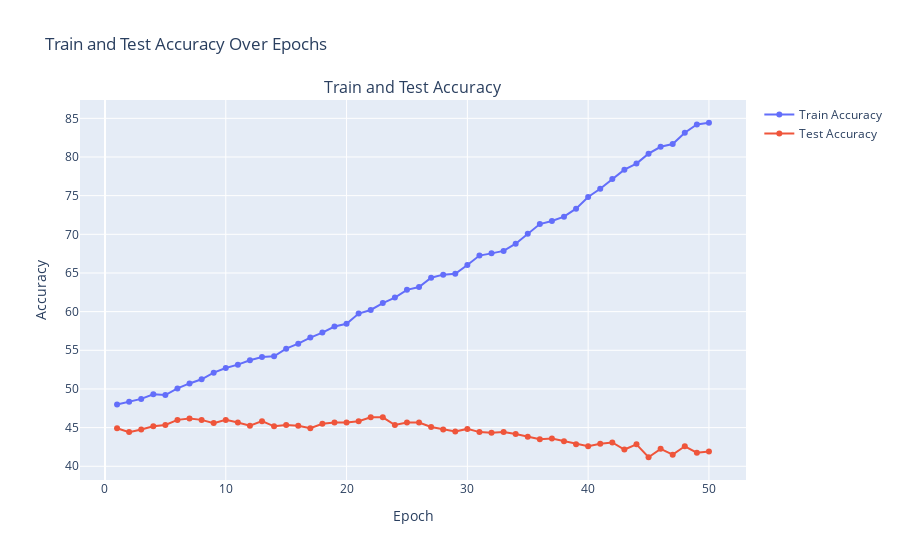
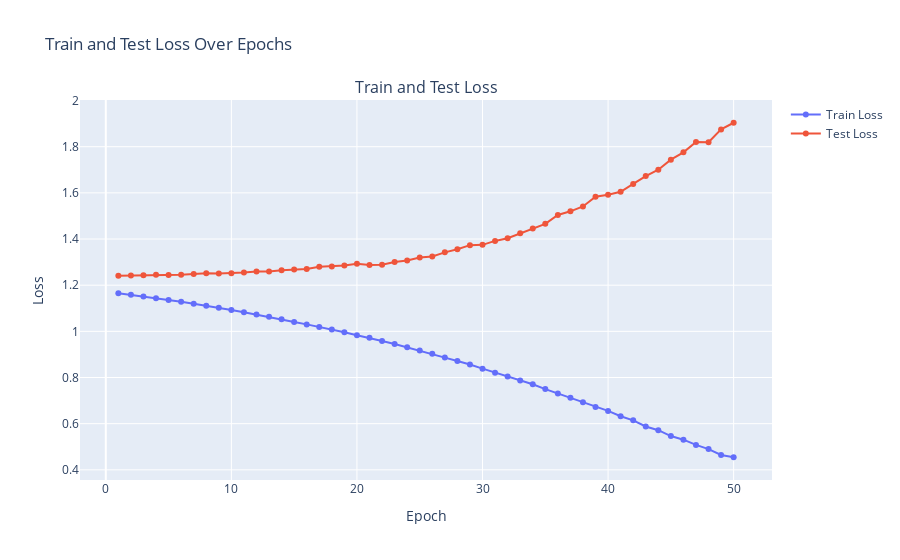
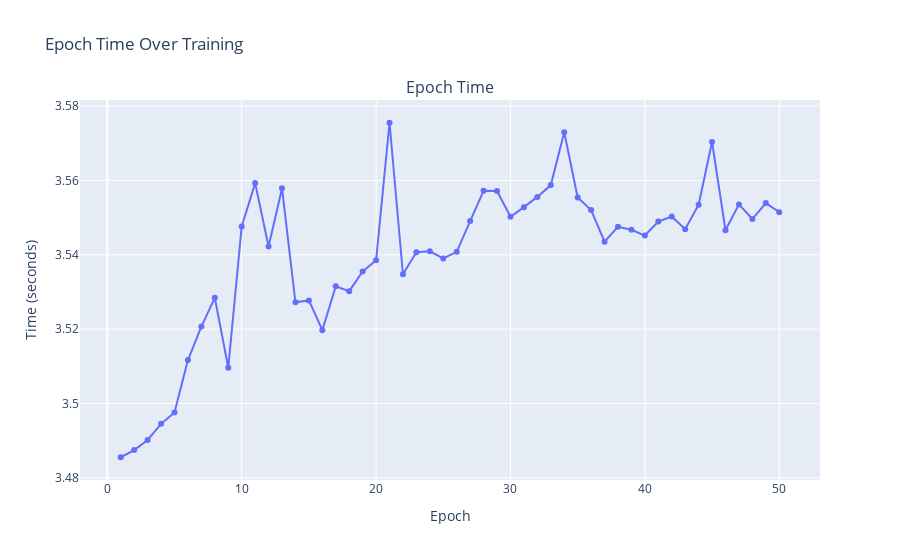

Here is the notebook cell these charts were saved with, in order:
### Code cell
# Training and testing the model
train_losses = []
train_accuracies = []
test_losses = []
test_accuracies = []
epoch_times = []
num_epochs = 50
total_time = 0

for epoch in range(num_epochs):
    start_time = time.time() 
    
    train_loss, train_acc = train(LeNetModel, train_loader_LN, loss, optimizerLN, device)
    test_loss, test_acc = test(LeNetModel, test_loader_LN, loss, device)
    
    end_time = time.time() 
    epoch_time = end_time - start_time  
    total_time += epoch_time  
    epoch_times.append(epoch_time)  
    
    train_losses.append(train_loss)
    train_accuracies.append(train_acc)
    test_losses.append(test_loss)
    test_accuracies.append(test_acc)

    if (epoch + 1) % 10 == 0:
        print(f"Epoch {epoch+1}/{num_epochs}")
        print(f"Train Loss: {train_loss:.4f}, Train Accuracy: {train_acc:.2f}%, Time: {epoch_time:.2f} seconds")
        print(f"Test Loss: {test_loss:.4f}, Test Accuracy: {test_acc:.2f}%")

print(f"Total training and testing time: {total_time:.2f} seconds")

plot_training_metrics(train_accuracies, test_accuracies, train_losses, test_losses, epoch_times, num_epochs)

### Figure 1 — Plotly figure (JSON) as saved in the notebook; plotly's stock layout.template omitted (floating-point values rounded to 4 significant figures)
{"data": [{"mode": "lines+markers", "name": "Train Accuracy", "type": "scatter", "x": [1, 2, 3, 4, 5, 6, 7, 8, 9, 10, 11, 12, 13, 14, 15, 16, 17, 18, 19, 20, 21, 22, 23, 24, 25, 26, 27, 28, 29, 30, 31, 32, 33, 34, 35, 36, 37, 38, 39, 40, 41, 42, 43, 44, 45, 46, 47, 48, 49, 50], "y": [48, 48.36, 48.71, 49.32, 49.21, 50.07, 50.71, 51.25, 52.11, 52.71, 53.14, 53.71, 54.14, 54.21, 55.21, 55.86, 56.64, 57.29, 58.07, 58.43, 59.75, 60.21, 61.11, 61.82, 62.82, 63.18, 64.39, 64.79, 64.89, 66.04, 67.25, 67.54, 67.86, 68.79, 70.07, 71.32, 71.71, 72.29, 73.32, 74.82, 75.89, 77.14, 78.36, 79.14, 80.43, 81.32, 81.68, 83.14, 84.21, 84.43]}, {"mode": "lines+markers", "name": "Test Accuracy", "type": "scatter", "x": [1, 2, 3, 4, 5, 6, 7, 8, 9, 10, 11, 12, 13, 14, 15, 16, 17, 18, 19, 20, 21, 22, 23, 24, 25, 26, 27, 28, 29, 30, 31, 32, 33, 34, 35, 36, 37, 38, 39, 40, 41, 42, 43, 44, 45, 46, 47, 48, 49, 50], "y": [44.92, 44.42, 44.75, 45.17, 45.33, 46, 46.17, 46, 45.58, 46, 45.67, 45.25, 45.83, 45.17, 45.33, 45.25, 44.92, 45.5, 45.67, 45.67, 45.83, 46.33, 46.33, 45.33, 45.67, 45.67, 45.08, 44.75, 44.5, 44.83, 44.42, 44.33, 44.42, 44.17, 43.83, 43.5, 43.58, 43.25, 42.83, 42.58, 42.92, 43.08, 42.17, 42.83, 41.17, 42.25, 41.5, 42.58, 41.75, 41.92]}], "layout": {"annotations": [{"font": {"size": 16}, "showarrow": false, "text": "Train and Test Accuracy", "x": 0.5, "xanchor": "center", "xref": "paper", "y": 1, "yanchor": "bottom", "yref": "paper"}], "autosize": true, "title": {"text": "Train and Test Accuracy Over Epochs"}, "xaxis": {"anchor": "y", "autorange": true, "domain": [0, 1], "range": [-1.984, 52.98], "title": {"text": "Epoch"}, "type": "linear"}, "yaxis": {"anchor": "x", "autorange": true, "domain": [0, 1], "range": [37.6, 88.0], "title": {"text": "Accuracy"}, "type": "linear"}}}

### Figure 2 — Plotly figure (JSON) as saved in the notebook; plotly's stock layout.template omitted (floating-point values rounded to 4 significant figures)
{"data": [{"mode": "lines+markers", "name": "Train Loss", "type": "scatter", "x": [1, 2, 3, 4, 5, 6, 7, 8, 9, 10, 11, 12, 13, 14, 15, 16, 17, 18, 19, 20, 21, 22, 23, 24, 25, 26, 27, 28, 29, 30, 31, 32, 33, 34, 35, 36, 37, 38, 39, 40, 41, 42, 43, 44, 45, 46, 47, 48, 49, 50], "y": [1.165, 1.158, 1.151, 1.143, 1.136, 1.128, 1.119, 1.111, 1.102, 1.093, 1.083, 1.073, 1.063, 1.052, 1.041, 1.03, 1.019, 1.008, 0.9961, 0.9829, 0.9721, 0.958, 0.9453, 0.9312, 0.9173, 0.9029, 0.8862, 0.8712, 0.8566, 0.8384, 0.8211, 0.804, 0.7869, 0.7709, 0.7497, 0.7307, 0.7124, 0.693, 0.6719, 0.6553, 0.6324, 0.6143, 0.5878, 0.5718, 0.5463, 0.5307, 0.508, 0.4898, 0.4643, 0.4545]}, {"mode": "lines+markers", "name": "Test Loss", "type": "scatter", "x": [1, 2, 3, 4, 5, 6, 7, 8, 9, 10, 11, 12, 13, 14, 15, 16, 17, 18, 19, 20, 21, 22, 23, 24, 25, 26, 27, 28, 29, 30, 31, 32, 33, 34, 35, 36, 37, 38, 39, 40, 41, 42, 43, 44, 45, 46, 47, 48, 49, 50], "y": [1.241, 1.242, 1.243, 1.245, 1.244, 1.246, 1.249, 1.251, 1.25, 1.252, 1.255, 1.259, 1.259, 1.265, 1.268, 1.27, 1.28, 1.281, 1.285, 1.293, 1.288, 1.289, 1.301, 1.307, 1.32, 1.325, 1.342, 1.356, 1.373, 1.375, 1.392, 1.404, 1.425, 1.445, 1.466, 1.504, 1.52, 1.541, 1.584, 1.592, 1.605, 1.639, 1.673, 1.7, 1.744, 1.776, 1.82, 1.82, 1.875, 1.904]}], "layout": {"annotations": [{"font": {"size": 16}, "showarrow": false, "text": "Train and Test Loss", "x": 0.5, "xanchor": "center", "xref": "paper", "y": 1, "yanchor": "bottom", "yref": "paper"}], "autosize": true, "title": {"text": "Train and Test Loss Over Epochs"}, "xaxis": {"anchor": "y", "autorange": true, "domain": [0, 1], "range": [-1.977, 52.98], "title": {"text": "Epoch"}, "type": "linear"}, "yaxis": {"anchor": "x", "autorange": true, "domain": [0, 1], "range": [0.3349, 2.023], "title": {"text": "Loss"}, "type": "linear"}}}

### Figure 3 — Plotly figure (JSON) as saved in the notebook; plotly's stock layout.template omitted (floating-point values rounded to 4 significant figures)
{"data": [{"mode": "lines+markers", "name": "Epoch Time", "type": "scatter", "x": [1, 2, 3, 4, 5, 6, 7, 8, 9, 10, 11, 12, 13, 14, 15, 16, 17, 18, 19, 20, 21, 22, 23, 24, 25, 26, 27, 28, 29, 30, 31, 32, 33, 34, 35, 36, 37, 38, 39, 40, 41, 42, 43, 44, 45, 46, 47, 48, 49, 50], "y": [3.486, 3.487, 3.49, 3.495, 3.498, 3.512, 3.521, 3.528, 3.51, 3.548, 3.559, 3.542, 3.558, 3.527, 3.528, 3.52, 3.532, 3.53, 3.536, 3.539, 3.575, 3.535, 3.541, 3.541, 3.539, 3.541, 3.549, 3.557, 3.557, 3.55, 3.553, 3.556, 3.559, 3.573, 3.555, 3.552, 3.543, 3.548, 3.547, 3.545, 3.549, 3.55, 3.547, 3.553, 3.57, 3.547, 3.554, 3.55, 3.554, 3.551]}], "layout": {"annotations": [{"font": {"size": 16}, "showarrow": false, "text": "Epoch Time", "x": 0.5, "xanchor": "center", "xref": "paper", "y": 1, "yanchor": "bottom", "yref": "paper"}], "autosize": true, "title": {"text": "Epoch Time Over Training"}, "xaxis": {"anchor": "y", "autorange": true, "domain": [0, 1], "range": [-1.964, 52.96], "title": {"text": "Epoch"}, "type": "linear"}, "yaxis": {"anchor": "x", "autorange": true, "domain": [0, 1], "range": [3.478, 3.583], "title": {"text": "Time (seconds)"}, "type": "linear"}}}
